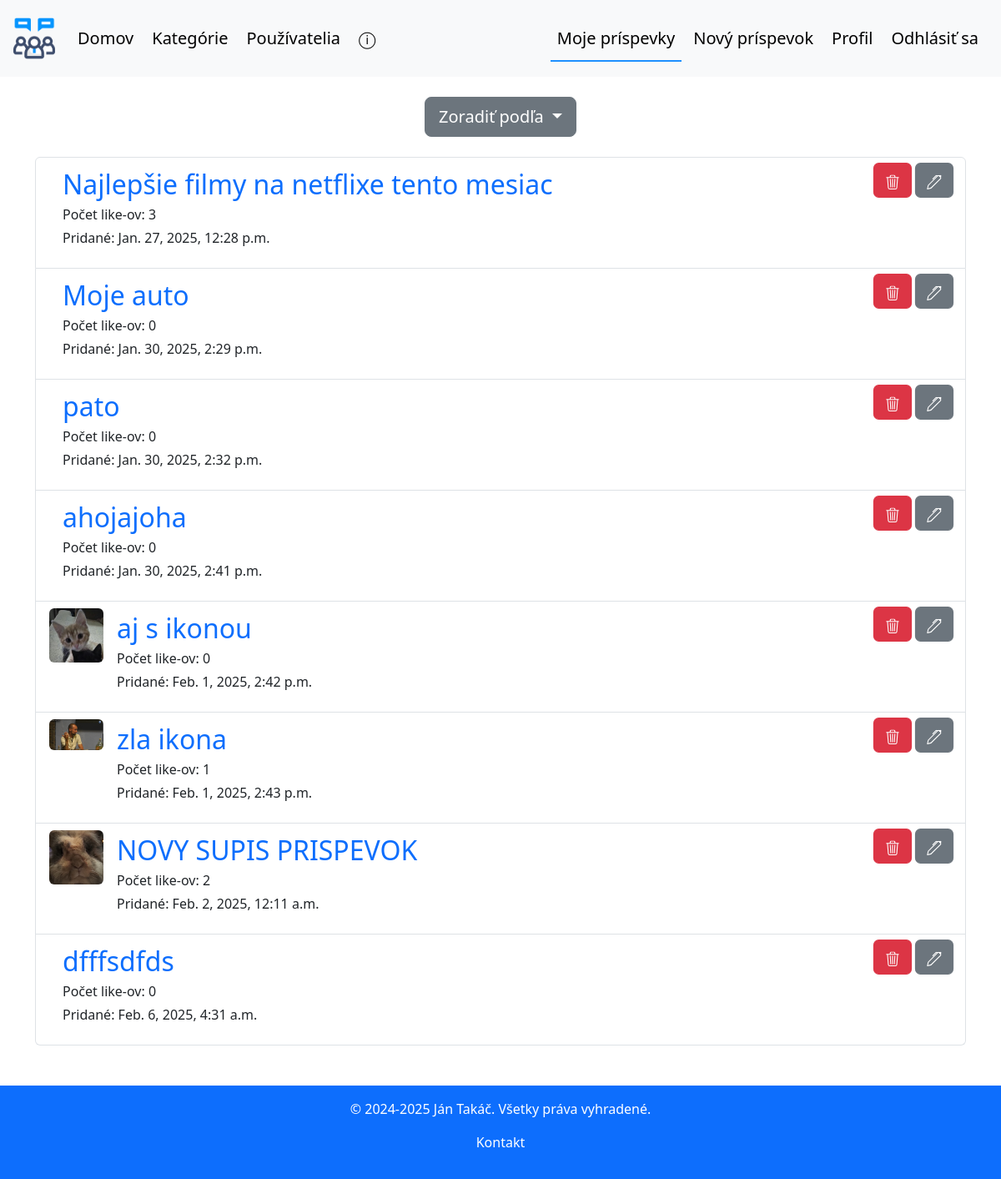
/my-posts/ (signed in), run on the app's committed database.
### forum/models.py (models this page shows, shortened)
class Post(models.Model):
    title = models.CharField(max_length=255)
    created_at = models.DateTimeField(auto_now_add=True)
    created_by = models.ForeignKey(User, on_delete=models.CASCADE)
    like_count = models.PositiveIntegerField(default=0)
    content = models.TextField()
    category = models.CharField(max_length=50, default='other', null=False, blank=True)
    icon = models.ImageField(upload_to='post_pics', null=True, blank=True)
    def get_absolute_url(self):
        return reverse('forum:post_detail', args=[str(self.id)])

### forum/views.py (the view)
# urls.py: path('my-posts/', views.my_posts_view, name='my_posts'),
@login_required
def my_posts_view(request):
    if request.user.is_superuser:
        posts = Post.objects.all()
    else:
        posts = Post.objects.filter(created_by_id=request.user.id)
    return render(request, 'forum/my_posts.html', {'posts': posts})

### forum/templates/forum/my_posts.html (shortened to what this page needs)
{% extends 'forum/base.html' %}
{% load static %}
{% block my_posts_active %}active{% endblock %}
{% block content %}
<div class="d-flex justify-content-center mt-4">
    <div class="dropdown">
        <button class="btn btn-lg btn-secondary dropdown-toggle" type="button" data-bs-toggle="dropdown" aria-expanded="false">
            Zoradiť podľa
        </button>
    </div>
</div>
<div id="my-posts-list">
    {% include 'forum/partials/my_posts_list.html' with posts_profiles=posts_profiles %}
</div>
{% endblock %}

### forum/templates/forum/partials/my_posts_list.html (shortened to what this page needs)
<div class="container">
    <div class="mt-4 my-5">
        <div class="list-group">
            {% if posts %}
                {% for post in posts %}
                    <li class="list-group-item list-group-item-action position-relative">
                        <div class="d-flex align-items-start h-100">
                            {% if post.icon %}
                                <div class="flex-shrink-0">
                                    <img src="{{ post.icon.url }}"
                                         width="65"
                                         alt="post_icon"
                                         class="h-auto rounded">
                                </div>
                            {% endif %}
                            <div class="flex-grow-1 ms-3 overflow-hidden">
                                <a href="{{ post.get_absolute_url }}" class="fs-2 text-decoration-none">{{ post.title }}</a>
                                <p class="mb-1">Počet like-ov: {{ post.like_count }}</p>
                                <p>Pridané: {{ post.created_at }}</p>
                            </div>
                            <div class="d-flex gap-2 ms-2">
                                <button type="button" class="btn btn-danger"
                                        hx-trigger="click"
                                        hx-post="{% url 'forum:delete_my_post' %}"
                                        hx-target="#my-posts-list"
                                        hx-vals='{"post_id": "{{ post.id }}"}'
                                        hx-headers='{"X-CSRFToken": "{{ csrf_token }}"}'>
                                </button>
                                <button class="btn btn-secondary my-post-edit-btn" data-id-post="{{ post.id }}" data-post-content="{{ post.content }}">
                                </button>
                            </div>
                        </div>
                    </li>
                {% endfor %}
            {% else %}
                <p>Žiaden príspevok nespadá do vybratej kategórie</p>
            {% endif %}
        </div>
    </div>
</div>

### forum/static/forum/style.css (style rules this page uses)
.container-fluid .btn:hover, .container .btn { transform: scale(1.1); transition: transform 0.4s ease; }

### data on the page
Post: title "Najlepšie filmy na netflixe tento mesiac", like_count "3", created_at "Jan. 27, 2025, 12:28 p.m."
Post: title "Moje auto", like_count "0", created_at "Jan. 30, 2025, 2:29 p.m."
Post: title "pato", like_count "0", created_at "Jan. 30, 2025, 2:32 p.m."
Post: title "ahojajoha", like_count "0", created_at "Jan. 30, 2025, 2:41 p.m."
Post: icon (picture), title "aj s ikonou", like_count "0", created_at "Feb. 1, 2025, 2:42 p.m."
Post: icon (picture), title "zla ikona", like_count "1", created_at "Feb. 1, 2025, 2:43 p.m."
Post: icon (picture), title "NOVY SUPIS PRISPEVOK", like_count "2", created_at "Feb. 2, 2025, 12:11 a.m."
Post: title "dfffsdfds", like_count "0", created_at "Feb. 6, 2025, 4:31 a.m."
